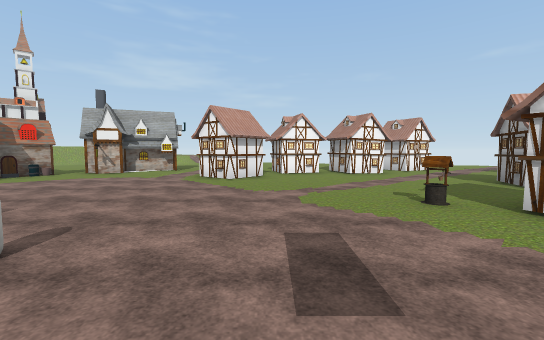
view 1 (above)

24 first-person views from a walk through a 3-D level made in the Unity game engine. The camera is 1.5 m above the floor, tilts 4° down and sees 90° across. The floor is counted in squares, 2 m on a side. Each view is taken from the middle of a square. On the plan, view 1 faces up. The plan holds only what a view shows up to about 10 squares ahead; the rest is blank. The place goes on beyond the plan. The player character is not drawn. Some animated figures are left out. Some surface patterns are stand-ins.

view 2
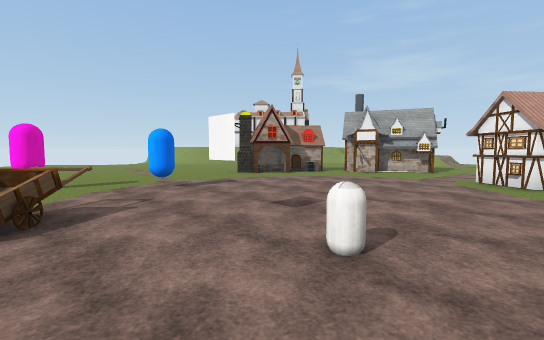

view 3
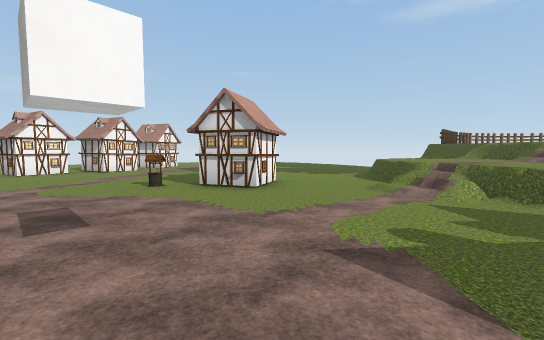

view 4
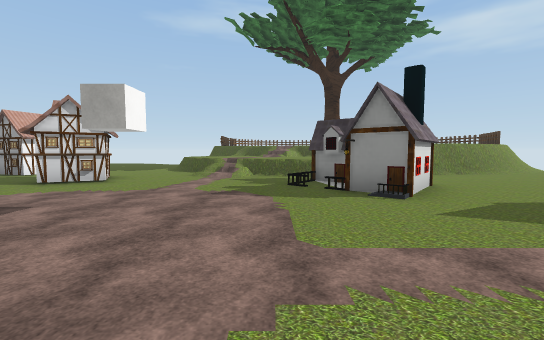

view 5
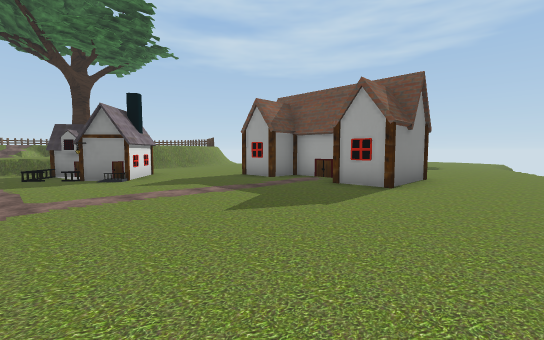

view 6
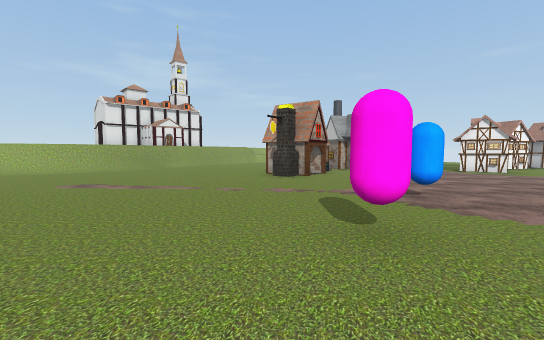

view 7
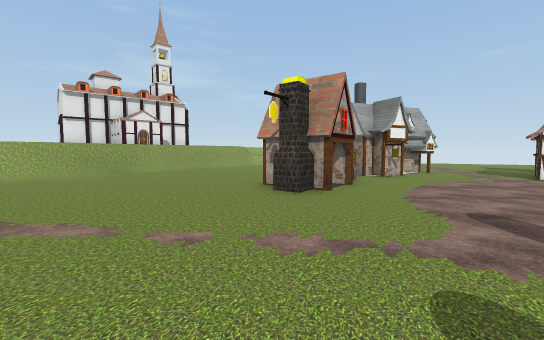

view 8
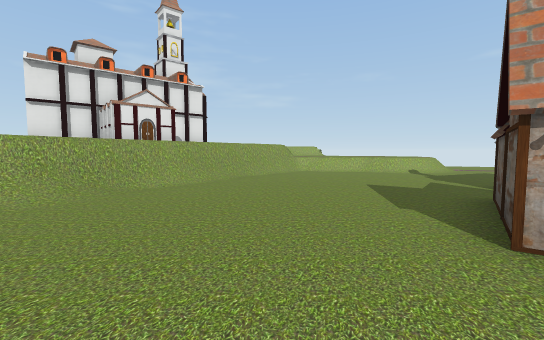

view 9
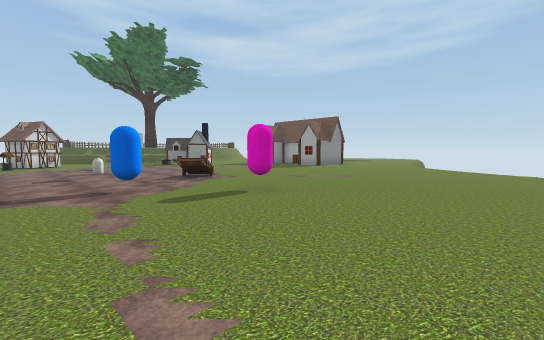

view 10
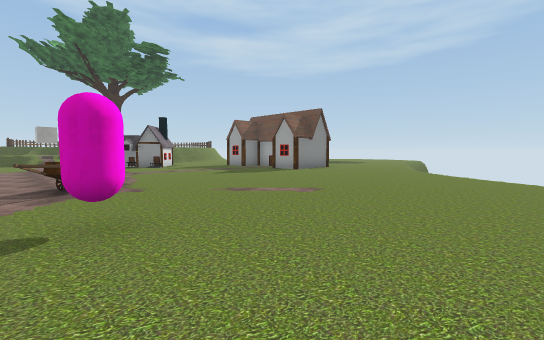

view 11
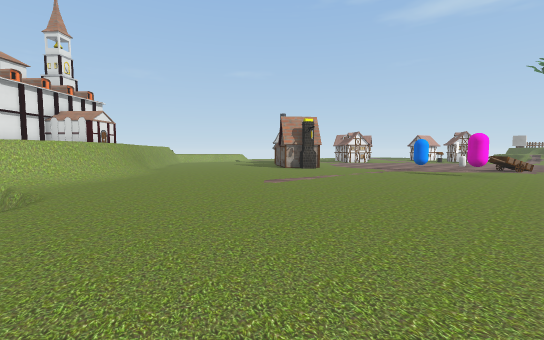

view 12
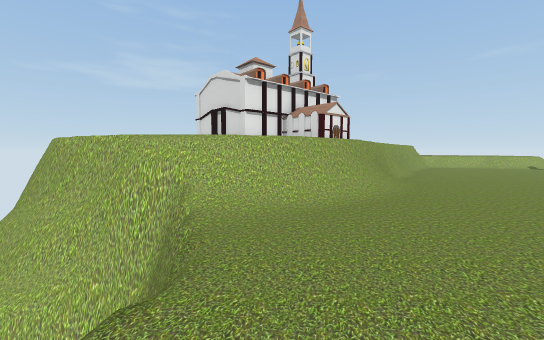

view 13
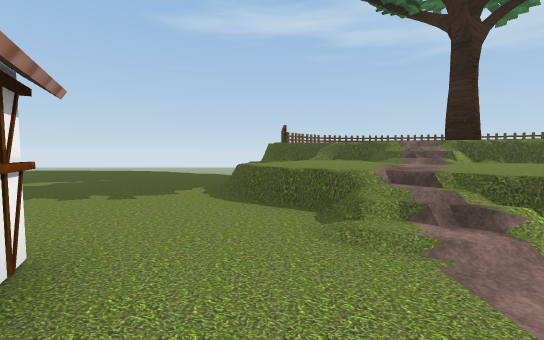

view 14
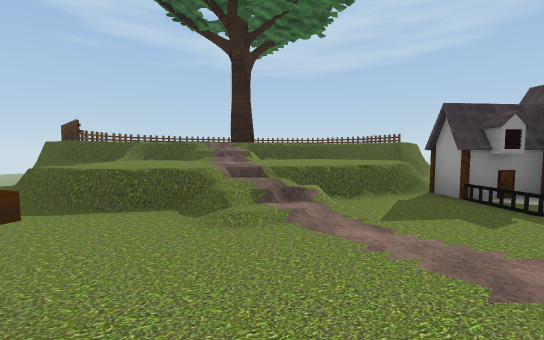

view 15
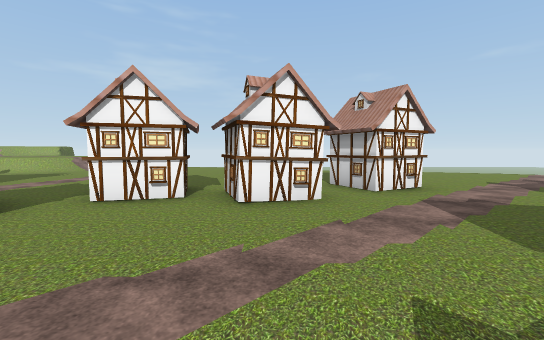

view 16
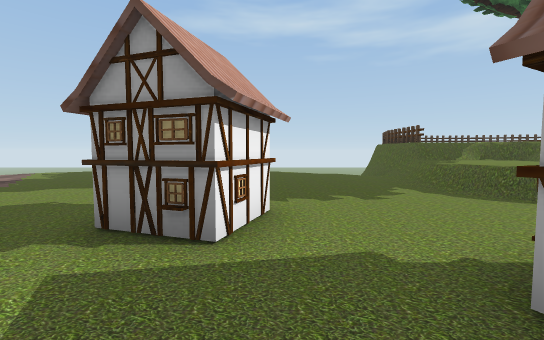

view 17
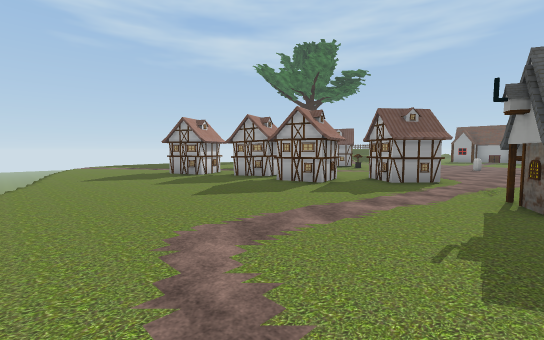

view 18
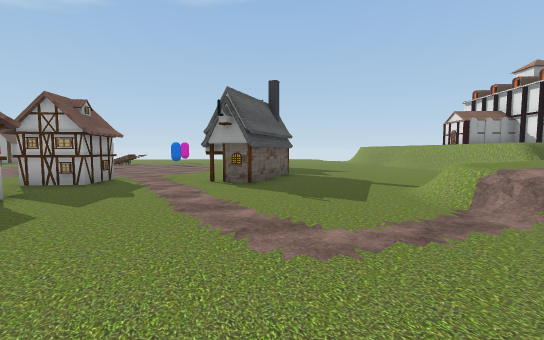

view 19
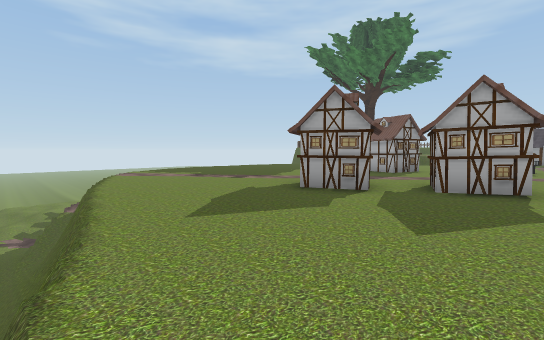

view 20
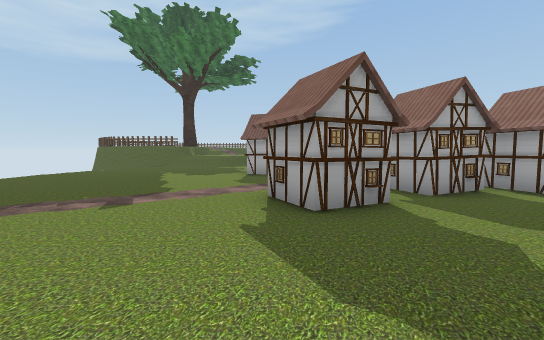

view 21
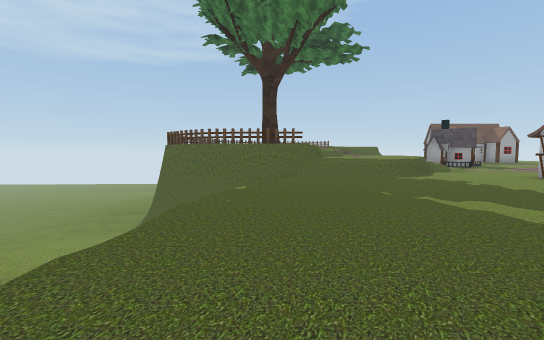

view 22
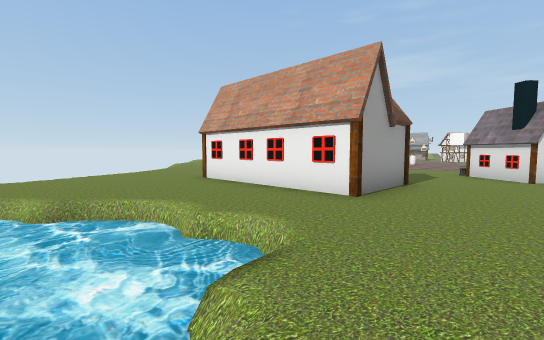

view 23
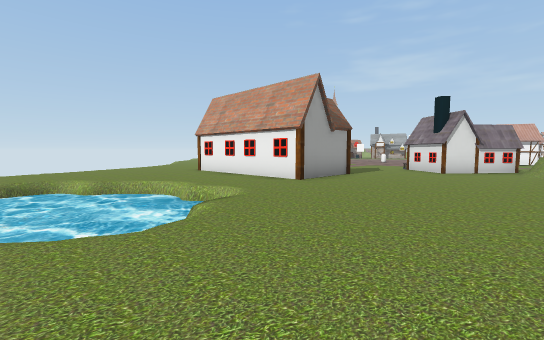

view 24
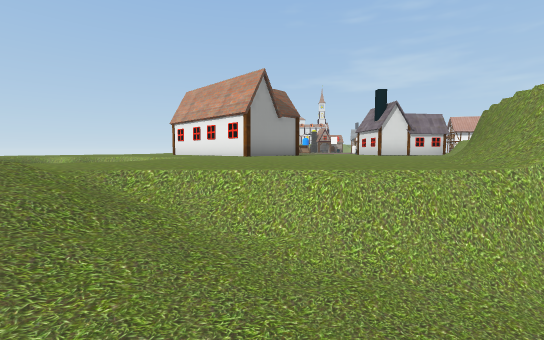

### Floor plan
Key: @ floor where view 1 was taken; # wall or solid block; . main floor; : floor 0.75 m higher than the main floor; + floor 1 m higher than the main floor; * floor 2 m higher than the main floor; - floor 4.5 m lower than the main floor; _ floor 4.75 m lower than the main floor; / step, stairs or slope; = window, fence, low wall or low ledge; ≈ liquid the walk keeps out of; ^ raised ledge; v drop or lower ground; O other object.
Columns run from 22 left of view 1 to 20 right of it. Each row starts with its distance up from view 1.
 16            #=#   //.......v ###/////_/
 15            #.==++:............v v== _/
 14     #   # =#.....................
 13     #####==.......................=
 12         #=.........................
 11         =........OO........OO......
 10        =#.......OOO...OOOO.O.......
  9       #=/.....O.OO...O.O.OO.........
  8 vv   #=/.....OOO....OO..............v
  7    v==/......OOO.....O..............
  6   ##v........OO............OOO......
  5      .......................O......=
  4     v...................O.O.......=#   //
  3     .....................OOO....../    ///
  2     ...........O..#.O.....O...//.///   ////
  1     .............O...........==+=O#####////
  0     ..........O..O....@....///++#=#  ##/-//
 -1     ......................./=+++==
 -2           .................=#++#=
 -3           ................##+++==
 -4           ..............####++#=
 -5           ...............#.==#=*  ^
 -6           ..................#**   #
 -7           /.................#
 -8             /......#..##....#
 -9              /.....#####....#*
-10                ....####...../#
-11                /.............#
-12                 .......≈.....#
-13                 /....≈≈≈....=/
-14                 /...≈≈≈≈≈..///
-15                  ..≈≈≈≈≈≈.////

Where each view was taken, in squares from view 1:
view 1: 0 up, 0 right, facing up
view 2: 0 up, 1 left, facing up-left
view 3: 2 down, 0 right, facing up-right
view 4: 2 down, 3 left, facing right
view 5: 2 down, 6 left, facing down-right
view 6: 2 down, 9 left, facing up
view 7: 1 up, 9 left, facing up
view 8: 5 up, 11 left, facing up
view 9: 4 up, 12 left, facing down-right
view 10: 1 up, 11 left, facing down-right
view 11: 1 down, 18 left, facing up-right
view 12: 3 up, 17 left, facing up
view 13: 1 up, 3 right, facing right
view 14: 2 up, 3 right, facing down-right
view 15: 5 up, 3 right, facing up
view 16: 5 up, 3 right, facing right
view 17: 16 up, 4 left, facing down-right
view 18: 16 up, 0 right, facing down-left
view 19: 16 up, 2 right, facing down-right
view 20: 15 up, 6 right, facing down
view 21: 10 up, 12 right, facing down
view 22: 14 down, 3 right, facing up-left
view 23: 15 down, 5 right, facing up-left
view 24: 15 down, 7 right, facing up-left
